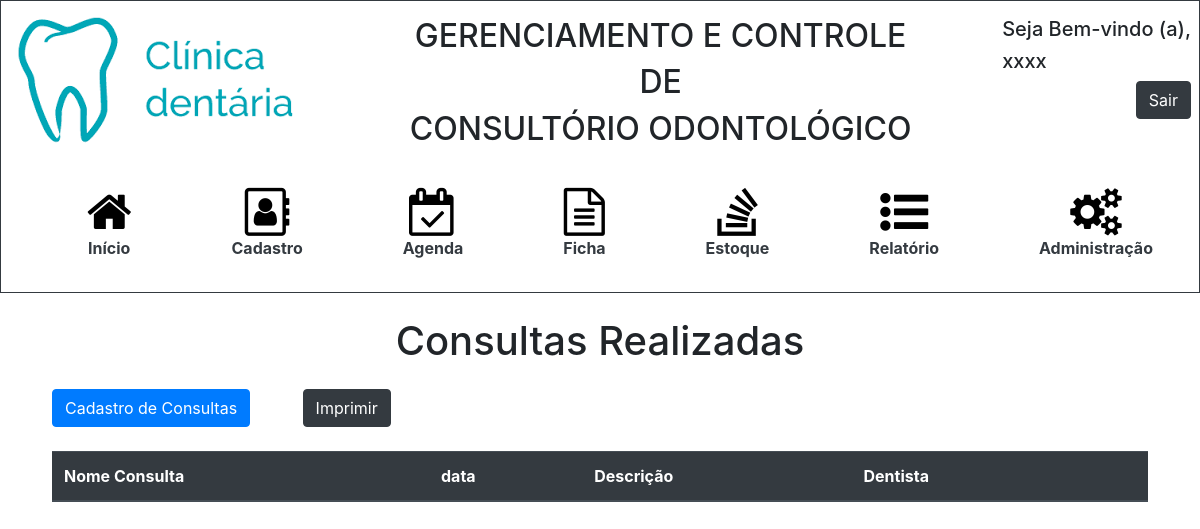
The page /consulta.php on the database as committed earlier.
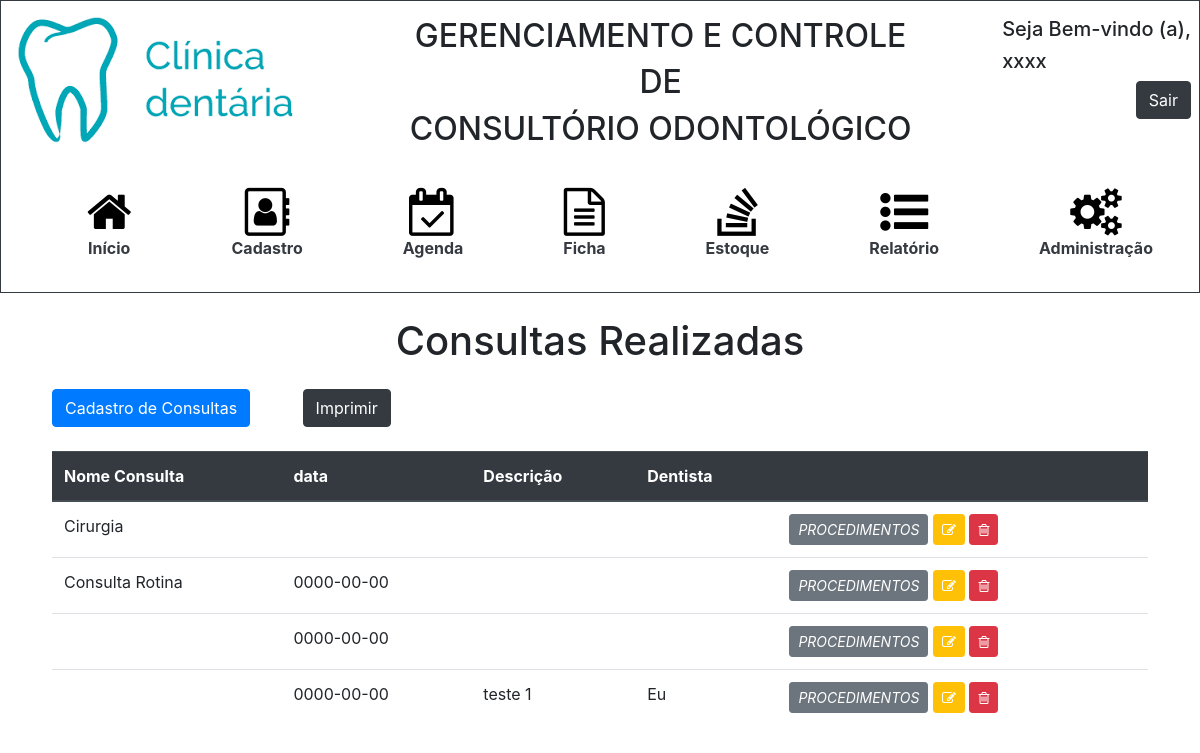
The same page on the database as committed later.
### tables this page shows
CREATE TABLE `atendimento` (
  `id_atendimento` int(11) NOT NULL,
  `nome` varchar(50) DEFAULT NULL,
  `data` date DEFAULT NULL,
  `id_paciente` int(11) DEFAULT NULL,
  `descricao` varchar(255) DEFAULT NULL,
  `dentista` varchar(50) NOT NULL,
  `hora` time DEFAULT NULL
);

### consulta.php (the view, shortened to what this page needs)
<!DOCTYPE html>
<html>
	<head>
		<link rel="stylesheet" href="https://stackpath.bootstrapcdn.com/bootstrap/4.3.1/css/bootstrap.min.css">
		<link rel="stylesheet" href="https://cdnjs.cloudflare.com/ajax/libs/font-awesome/4.7.0/css/font-awesome.min.css">
		<link rel="stylesheet" type="text/css" href="styleHeader.css">
	</head>
	<body>
		<?php include 'header.php'?>
        <h1 class = "text-center mb-4">Consultas Realizadas</h1>
		<div class = "pl-5 pr-5">
            <button type="button" class="btn btn-primary btn-md ml-1" data-toggle="modal" data-target="#modal1">Cadastro de Consultas</button>
            <input type="button" class ="btn btn-dark ml-5" onclick="window.print();" value="Imprimir">
                <div class = "overflow-auto ml-1 mr-1" style = "max-height: 550px">
                    <table class="table w-100 mt-4">
                        <thead class="thead-dark">
                            <tr>
                                <th scope="col">Nome Consulta</th>
                                <th scope="col">data</th>
                                <th scope="col">Descrição</th>
                                <th scope="col">Dentista</th>
                                <th scope = "col"></th>
                            </tr>
                        </thead>
                        <tbody>
                            <?php
                                include_once 'conexao.php';
                                $sql = "SELECT * FROM atendimento";
                                $busca = mysqli_query($con, $sql);
                                while($array = mysqli_fetch_array($busca)){
                                    $nome = $array['nome'];
                                    $data = $array['data'];
                                    $descricao = $array['descricao'];
                                    $dentista = $array['dentista'];
                                ?>
                                <tr>
                                    <td><?php echo $nome?></td>
                                    <td><?php echo $data?></td>
                                    <td><?php echo $descricao?></td>
                                    <td><?php echo $dentista?></td>
                                    <td>
                                        <a class="btn btn-secondary btn-sm"  style="color:#fff" href="#" onclick = "excluir(<?php echo $array['id_pessoa']?>)" role="button"><i  aria-hidden="true">PROCEDIMENTOS</i></a>
                                        <a class="btn btn-warning btn-sm"  style="color:#fff" href="editarEstoque.php?id=<?php echo $idEstoque?>" role="button"><i class="fa fa-pencil-square-o" aria-hidden="true"></i></a>
                                        <a class="btn btn-danger btn-sm"  style="color:#fff" href="#" onclick="excluir(<?php echo $array['id_estoque']; ?>)" role="button"><i class="fa fa-trash-o" aria-hidden="true"></i></a>
                                    </td>
                                </tr>
                            <?php } ?>
                        </tbody>
                    </table>
                </div>
            </div>
	</body>
</html>

Rows that differ between the two databases and show on the page:
added atendimento: nome "Cirurgia"
added atendimento: nome "Consulta Rotina", data "0000-00-00"
added atendimento: data "0000-00-00"
added atendimento: data "0000-00-00", descricao "teste 1", dentista "Eu"
